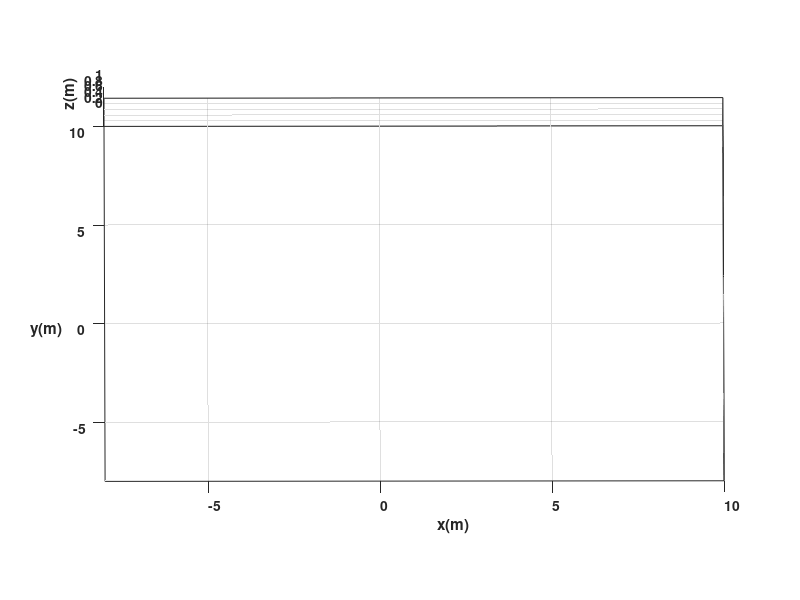

MATLAB code to generate this figure: (Note: this script raises an error after producing the figure.)
%Limpieza de pantalla
clear all
close all
clc

%1 TIEMPO %%%%%%%%%%%%%%%%%%%%%%%%%%%%%%%%%%%%%%%%%%%%%%%%%%%%%%%%
tf=10;             % Tiempo de simulación en segundos (s)
ts=0.1;            % Tiempo de muestreo en segundos (s)
t=0:ts:tf;         % Vector de tiempo
N= length(t);      % Muestras


%2 CONDICIONES INICIALES %%%%%%%%%%%%%%%%%%%%%%%%%%%%%%%%%%%%%%%%%

%Damos valores a nuestro punto inicial de posición y orientación
x1(1)=0;  %Posición inicial eje x
y1(1)=0;  %Posición inicial eje y
phi(1)=pi/2; %Orientación inicial del robot 

%3 POSICION DESEADA %%%%%%%%%%%%%%%%%%%%%%%%%%%%%%%%%%%%%%%%%%%%

%Damos valores a nuestra posición deseada
hxd=1;
hyd=2;

%Igualamos el punto de control con las proyecciones X1 y Y1 por su
%coincidencia
hx(1)= x1(1);       % Posición del punto de control en el eje (X) metros (m)
hy(1)= y1(1);       % Posición del punto de control en el eje (Y) metros (m)

%4 CONTROL, BUCLE DE SIMULACION %%%%%%%%%%%%%%%%%%%%%%%%%%%%%%%%

for k=1:N 

    %a)Errores de control
    hxe(k)=hxd-hx(k);
    hye(k)=hyd-hy(k);
    
    %Matriz de error
    he= [hxe(k);hye(k)];
    %Magnitud del error de posición
    Error(k)= sqrt(hxe(k)^2 +hye(k)^2);

    %b)Matriz Jacobiana
    J=[cos(phi(k)) -sin(phi(k));... %Matriz de rotación en 2D
       sin(phi(k)) cos(phi(k))];

    %c)Matriz de Ganancias
    K=[0.5 0;...
       0 0.5];

    %d)Ley de Control
    qpRef= pinv(J)*K*he;

    v(k)= qpRef(1);   %Velocidad lineal de entrada al robot 
    w(k)= qpRef(2);   %Velocidad angular de entrada al robot 


%5 APLICACIÓN DE CONTROL AL ROBOT %%%%%%%%%%%%%%%%%%%%%%%%%%%%%%%%

    %Aplico la integral a la velocidad angular para obtener el angulo "phi" de la orientación
    phi(k+1)=phi(k)+w(k)*ts; % Integral numérica (método de Euler)
           
   %%%%%%%%%%%%%%%%%%%%% MODELO CINEMATICO %%%%%%%%%%%%%%%%%%%%%%%%%
    
    xp1=v(k)*cos(phi(k)); 
    yp1=v(k)*sin(phi(k));
 
    %Aplico la integral a la velocidad lineal para obtener las cordenadas
    %"x1" y "y1" de la posición
    x1(k+1)=x1(k)+ xp1*ts; % Integral numérica (método de Euler)
    y1(k+1)=y1(k)+ yp1*ts; % Integral numérica (método de Euler)

    % Posicion del robot con respecto al punto de control
    hx(k+1)=x1(k+1); 
    hy(k+1)=y1(k+1);
     

end

%%%%%%%%%%%%%%%%%%%%%%%%%%%%% SIMULACION VIRTUAL 3D %%%%%%%%%%%%%%%%%%%%%%%%%%%%

% a) Configuracion de escena

scene=figure;  % Crear figura (Escena)
set(scene,'Color','white'); % Color del fondo de la escena
set(gca,'FontWeight','bold') ;% Negrilla en los ejes y etiquetas
sizeScreen=get(0,'ScreenSize'); % Retorna el tamaño de la pantalla del computador
set(scene,'position',sizeScreen); % Configurar tamaño de la figura
camlight('headlight'); % Luz para la escena
axis equal; % Establece la relación de aspecto para que las unidades de datos sean las mismas en todas las direcciones.
grid on; % Mostrar líneas de cuadrícula en los ejes
box on; % Mostrar contorno de ejes
xlabel('x(m)'); ylabel('y(m)'); zlabel('z(m)'); % Etiqueta de los eje

view([-0.1 35]); % Orientacion de la figura
axis([-8 10 -8 10 0 1]); % Ingresar limites minimos y maximos en los ejes x y z [minX maxX minY maxY minZ maxZ]

% b) Graficar robots en la posicion inicial
scale = 4;
MobileRobot_5;
H1=MobilePlot_4(x1(1),y1(1),phi(1),scale);hold on;

% c) Graficar Trayectorias
H2=plot3(hx(1),hy(1),0,'r','lineWidth',2);
H3=plot3(hxd,hyd,0,'bo','lineWidth',2); %Grafico circulo en posición deseada
H4=plot3(hx(1),hy(1),0,'go','lineWidth',2);%Grafico circulo en posición inicial
% d) Bucle de simulacion de movimiento del robot

step=1; % pasos para simulacion

for k=1:step:N

    delete(H1);    
    delete(H2);
    
    H1=MobilePlot_4(x1(k),y1(k),phi(k),scale);
    H2=plot3(hx(1:k),hy(1:k),zeros(1,k),'r','lineWidth',2);
    
    pause(ts);

end

%%%%%%%%%%%%%%%%%%%%%%%%%%%%% Graficas %%%%%%%%%%%%%%%%%%%%%%%%%%%%
graph=figure;  % Crear figura (Escena)
set(graph,'position',sizeScreen); % Congigurar tamaño de la figura
subplot(311)
plot(t,v,'b','LineWidth',2),grid('on'),xlabel('Tiempo [s]'),ylabel('m/s'),legend('Velocidad Lineal (v)');
subplot(312)
plot(t,w,'g','LineWidth',2),grid('on'),xlabel('Tiempo [s]'),ylabel('[rad/s]'),legend('Velocidad Angular (w)');
subplot(313)
plot(t,Error,'r','LineWidth',2),grid('on'),xlabel('Tiempo [s]'),ylabel('[metros]'),legend('Error de posición (m)');
